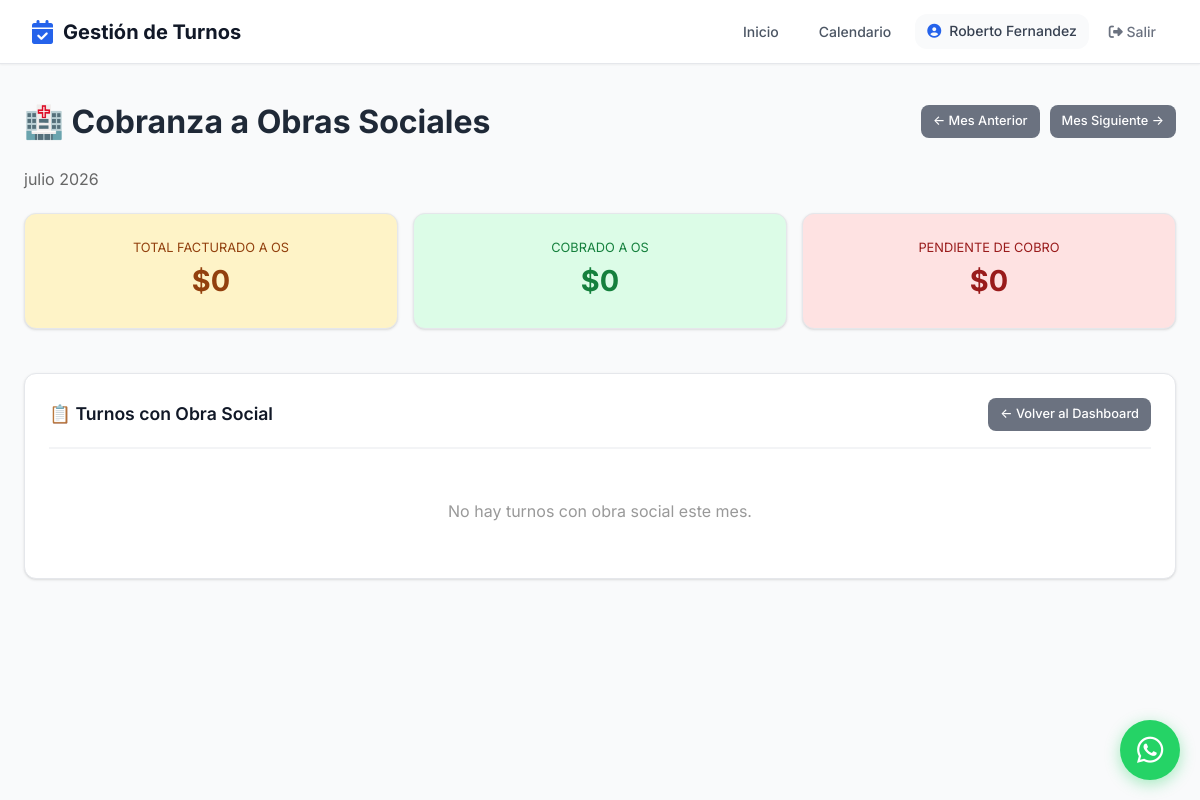
/profesional/cobranza-os/ (signed in), run on an earlier commit of the app's database.
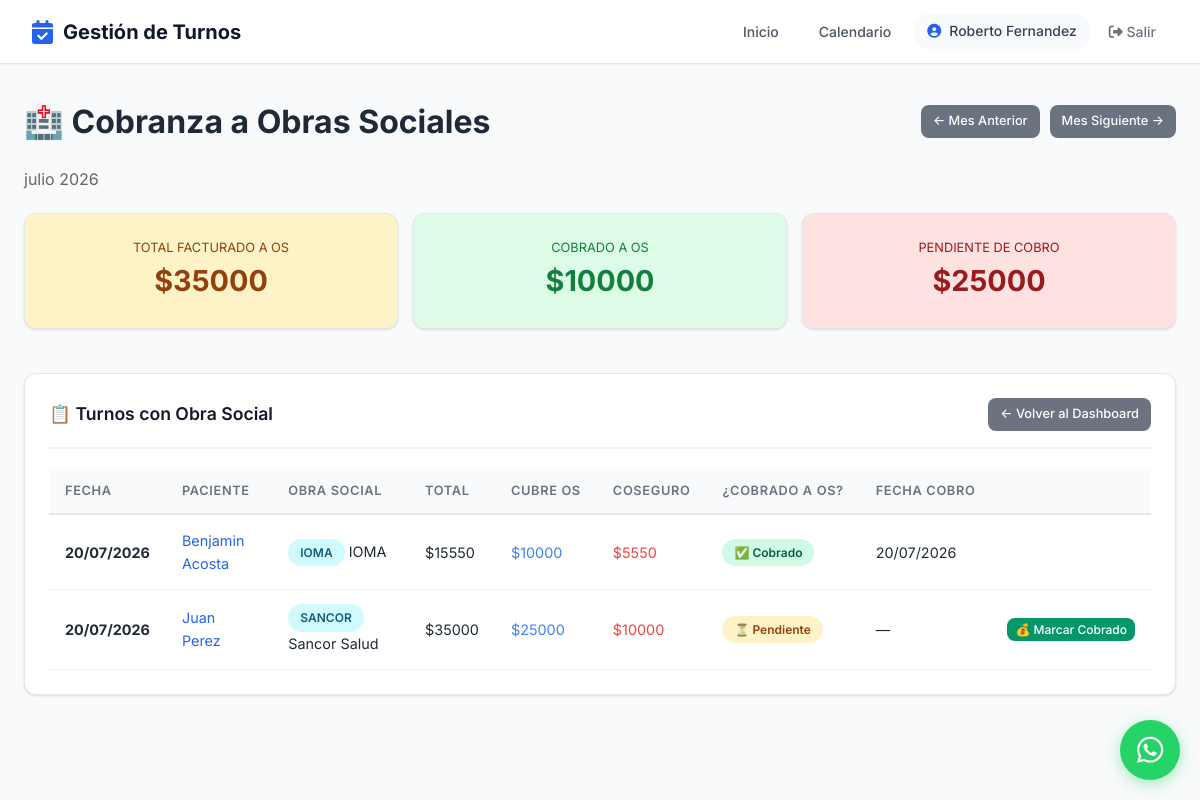
And on a later commit of the database.
### usuarios/models.py (models this page shows, shortened)
class Usuario(AbstractUser):
    ROLES = [
        ('admin', 'Administrador'),
        ('profesional', 'Profesional'),
        ('secretaria', 'Secretaría'),
        ('paciente', 'Paciente'),
    ]
    rol = models.CharField(max_length=20, choices=ROLES, default='paciente')
    telefono = models.CharField(max_length=20, blank=True)
    establecimiento = models.ForeignKey(
    'establecimientos.Establecimiento',
    on_delete=models.SET_NULL,
    null=True,
    blank=True,
    verbose_name='Establecimiento'
)
    class Meta:
        verbose_name = 'Usuario'
        verbose_name_plural = 'Usuarios'

### turnos_profesionales/models.py (models this page shows, shortened)
class TurnoProfesional(ModeloBase):
    ESTADOS = [
        ('pendiente', 'Pendiente'),
        ('confirmado', 'Confirmado'),
        ('cancelado', 'Cancelado'),
        ('no_asistio', 'No Asistió'),
        ('completado', 'Completado'),
        ('en_sala', 'En Sala de Espera'),
    ]
    profesional = models.ForeignKey(
        'profesionales.Profesional',
        on_delete=models.CASCADE,
        verbose_name='Profesional'
    )
    paciente = models.ForeignKey(
        'pacientes.Paciente',
        on_delete=models.CASCADE,
        verbose_name='Paciente'
    )
    fecha = models.DateField(verbose_name='Fecha')
    hora_inicio = models.TimeField(verbose_name='Hora de Inicio')
    hora_fin = models.TimeField(verbose_name='Hora de Fin')
    estado = models.CharField(
        max_length=20,
        choices=ESTADOS,
        default='pendiente',
        verbose_name='Estado'
    )
    tipo_consulta = models.CharField(
        max_length=100,
        blank=True,
        verbose_name='Tipo de Consulta'
    )
    notas_internas = models.TextField(
        blank=True,
        verbose_name='Notas Internas'
    )
    obra_social = models.ForeignKey(
        'obras_sociales.ObraSocial',
        on_delete=models.SET_NULL,
        null=True,
        blank=True,
        verbose_name='Obra Social'
    )
    requiere_autorizacion = models.BooleanField(
        default=False,
        verbose_name='Requiere Autorización'
    )
    enviar_recordatorio = models.BooleanField(
        default=True,
        verbose_name='Enviar Recordatorio'
    )
    establecimiento = models.ForeignKey(
    'establecimientos.Establecimiento',
    on_delete=models.SET_NULL,
    null=True,
    blank=True,
    verbose_name='Consultorio'
)
    es_sobreturno = models.BooleanField(
    default=False,
    verbose_name='Sobreturno'
)
    monto_total = models.DecimalField(max_digits=10, decimal_places=2, null=True, blank=True, verbose_name='Monto Total')
    monto_os = models.DecimalField(max_digits=10, decimal_places=2, null=True, blank=True, verbose_name='Cubre OS')
    monto_coseguro = models.DecimalField(
        max_digits=10,
        decimal_places=2,
        null=True,
        blank=True,
        verbose_name='Coseguro cobrado'
    )
    os_cobrado = models.BooleanField(default=False, verbose_name='¿Cobrado a la OS?')
    fecha_cobro_os = models.DateField(null=True, blank=True, verbose_name='Fecha de cobro a OS')
    google_event_id = models.CharField(max_length=200, blank=True, null=True, verbose_name='ID Evento Google')
    class Meta:
        verbose_name = 'Turno Profesional'
        verbose_name_plural = 'Turnos Profesionales'
        ordering = ['fecha', 'hora_inicio']

### pacientes/models.py (models this page shows, shortened)
class Paciente(Persona):
    GENEROS = [
        ('M', 'Masculino'),
        ('F', 'Femenino'),
        ('X', 'No binario'),
    ]
    usuario = models.OneToOneField(
        'usuarios.Usuario',
        on_delete=models.SET_NULL,
        null=True,
        blank=True,
        verbose_name='Usuario'
    )
    genero = models.CharField(max_length=1, choices=GENEROS, blank=True, verbose_name='Género')
    direccion = models.CharField(max_length=200, blank=True, verbose_name='Dirección')
    obra_social = models.ForeignKey(
        'obras_sociales.ObraSocial',
        on_delete=models.SET_NULL, null=True, blank=True,
        verbose_name='Obra Social'
    )
    numero_afiliado = models.CharField(max_length=50, blank=True, verbose_name='Número de Afiliado')
    plan_obra_social = models.ForeignKey(
        'obras_sociales.Plan',
        on_delete=models.SET_NULL, null=True, blank=True,
        verbose_name='Plan'
    )
    observaciones = models.TextField(blank=True, verbose_name='Observaciones')
    contacto_emergencia_nombre = models.CharField(max_length=100, blank=True)
    contacto_emergencia_telefono = models.CharField(max_length=20, blank=True)
    class Meta:
        verbose_name = 'Paciente'
        verbose_name_plural = 'Pacientes'
        ordering = ['apellido', 'nombre']

### obras_sociales/models.py (models this page shows, shortened)
class ObraSocial(ModeloBase):
    nombre = models.CharField(max_length=200, verbose_name='Nombre')
    sigla = models.CharField(max_length=20, verbose_name='Sigla')
    telefono = models.CharField(max_length=20, blank=True, verbose_name='Teléfono')
    email = models.EmailField(blank=True, verbose_name='Email')
    activo = models.BooleanField(default=True, verbose_name='Activo')
    class Meta:
        verbose_name = 'Obra Social'
        verbose_name_plural = 'Obras Sociales'
        ordering = ['nombre']

### turnos_profesionales/views.py (the view)
# urls.py: path('cobranza-os/', views.cobranza_os, name='cobranza_os'),
@login_required
def cobranza_os(request):
    if request.user.rol not in ['profesional', 'secretaria']:
        return redirect('home')
    if request.user.rol == 'secretaria':
        establecimiento = request.user.establecimiento
        profesional_id = request.GET.get('profesional')
        if profesional_id:
            profesional = get_object_or_404(Profesional, id=profesional_id)
        else:
            profesional = Profesional.objects.filter(establecimientos=establecimiento, activo=True).first()
    else:
        profesional = get_object_or_404(Profesional, usuario=request.user)
    hoy = date.today()
    mes_str = request.GET.get('mes', hoy.strftime('%Y-%m'))
    try:
        inicio = datetime.strptime(mes_str + '-01', '%Y-%m-%d').date()
    except:
        inicio = hoy.replace(day=1)
    fin = (inicio + timedelta(days=32)).replace(day=1) - timedelta(days=1)
    turnos = TurnoProfesional.objects.filter(
        profesional=profesional,
        fecha__range=[inicio, fin],
        estado='completado',
        monto_os__gt=0  # Solo los que tienen monto de OS
    ).order_by('-fecha')
    total_facturado = turnos.aggregate(Sum('monto_os'))['monto_os__sum'] or 0
    total_cobrado = turnos.filter(os_cobrado=True).aggregate(Sum('monto_os'))['monto_os__sum'] or 0
    total_pendiente = total_facturado - total_cobrado
    mes_anterior = (inicio - timedelta(days=1)).strftime('%Y-%m')
    mes_siguiente = (inicio + timedelta(days=32)).strftime('%Y-%m')
    return render(request, 'turnos_profesionales/cobranza_os.html', {
        'turnos': turnos,
        'inicio': inicio, 'fin': fin,
        'total_facturado': total_facturado,
        'total_cobrado': total_cobrado,
        'total_pendiente': total_pendiente,
        'mes_anterior': mes_anterior,
        'mes_siguiente': mes_siguiente,
    })

### turnos_profesionales/templates/turnos_profesionales/cobranza_os.html (shortened to what this page needs)
{% extends 'core_app/base.html' %}
{% block content %}
<div style="display: flex; justify-content: space-between; align-items: center; margin-bottom: 20px;">
    <h1>🏥 Cobranza a Obras Sociales</h1>
    <div style="display: flex; gap: 10px;">
        <a href="?mes={{ mes_anterior }}" class="btn btn-secondary btn-sm">← Mes Anterior</a>
        <a href="?mes={{ mes_siguiente }}" class="btn btn-secondary btn-sm">Mes Siguiente →</a>
    </div>
</div>
<p style="color: #666; margin-bottom: 20px;">{{ inicio|date:"F Y" }}</p>
<div style="display: grid; grid-template-columns: repeat(3, 1fr); gap: 15px; margin-bottom: 20px;">
    <div class="card" style="text-align: center; background: #fef3c7;">
        <div style="font-size: 0.8em; color: #92400e;">TOTAL FACTURADO A OS</div>
        <div style="font-size: 1.8em; font-weight: 700; color: #92400e;">${{ total_facturado|floatformat:0 }}</div>
    </div>
    <div class="card" style="text-align: center; background: #dcfce7;">
        <div style="font-size: 0.8em; color: #15803d;">COBRADO A OS</div>
        <div style="font-size: 1.8em; font-weight: 700; color: #15803d;">${{ total_cobrado|floatformat:0 }}</div>
    </div>
    <div class="card" style="text-align: center; background: #fee2e2;">
        <div style="font-size: 0.8em; color: #991b1b;">PENDIENTE DE COBRO</div>
        <div style="font-size: 1.8em; font-weight: 700; color: #991b1b;">${{ total_pendiente|floatformat:0 }}</div>
    </div>
</div>
<div class="card">
    <div class="card-header flex-between">
        <h3 class="card-title">📋 Turnos con Obra Social</h3>
        <a href="{% url 'dashboard' %}" class="btn btn-secondary btn-sm">← Volver al Dashboard</a>
    </div>
    {% if turnos %}
    <div class="table-container">
        <table>
            <thead>
                <tr>
                    <th>Fecha</th>
                    <th>Paciente</th>
                    <th>Obra Social</th>
                    <th>Total</th>
                    <th>Cubre OS</th>
                    <th>Coseguro</th>
                    <th>¿Cobrado a OS?</th>
                    <th>Fecha Cobro</th>
                    <th></th>
                </tr>
            </thead>
            <tbody>
                {% for t in turnos %}
                <tr>
                    <td><strong>{{ t.fecha|date:"d/m/Y" }}</strong></td>
                    <td>
                        <a href="{% url 'ficha_paciente' t.paciente.id %}" style="color: #2563eb; text-decoration: none;">
                            {{ t.paciente.nombre_completo }}
                        </a>
                    </td>
                    <td>
                        {% if t.paciente.obra_social %}
                            <span class="badge badge-info">{{ t.paciente.obra_social.sigla }}</span>
                            {{ t.paciente.obra_social.nombre }}
                        {% else %}—{% endif %}
                    </td>
                    <td>${{ t.monto_total|floatformat:0|default:"—" }}</td>
                    <td style="color: #3b82f6;">${{ t.monto_os|floatformat:0|default:"—" }}</td>
                    <td style="color: #ef4444;">${{ t.monto_coseguro|floatformat:0|default:"—" }}</td>
                    <td>
                        {% if t.os_cobrado %}
                            <span class="badge badge-success">✅ Cobrado</span>
                        {% else %}
                            <span class="badge badge-warning">⏳ Pendiente</span>
                        {% endif %}
                    </td>
                    <td>
                        {% if t.fecha_cobro_os %}
                            {{ t.fecha_cobro_os|date:"d/m/Y" }}
                        {% else %}—{% endif %}
                    </td>
                    <td>
                        {% if not t.os_cobrado and t.monto_os %}
                        <form method="post" action="{% url 'marcar_cobrado_os' t.id %}" style="display: inline;">
                            <button type="submit" class="btn btn-success btn-xs">💰 Marcar Cobrado</button>
                        </form>
                        {% endif %}
                    </td>
                </tr>
                {% endfor %}
            </tbody>
        </table>
    </div>
    {% else %}
    <div style="text-align: center; padding: 30px; color: #999;">
        <p>No hay turnos con obra social este mes.</p>
    </div>
    {% endif %}
</div>
{% endblock %}

### core_app/templates/core_app/base.html (shortened to what this page needs)
<!DOCTYPE html>
<html lang="es">
<head>
    <link rel="stylesheet" href="https://cdnjs.cloudflare.com/ajax/libs/font-awesome/6.4.0/css/all.min.css">
</head>
<body>
    <nav class="navbar">
        <a href="{% url 'home' %}" class="navbar-brand">
            <i class="fas fa-calendar-check"></i>
            Gestión de Turnos
        </a>
        <ul class="navbar-nav">
            <li><a href="{% url 'home' %}" class="nav-link {% if request.resolver_match.url_name == 'home' %}active{% endif %}">Inicio</a></li>
            {% if user.is_authenticated %}
                {% if user.rol == 'profesional' %}
                    <li><a href="{% url 'calendario_semanal' %}" class="nav-link">Calendario</a></li>
                {% elif user.rol == 'secretaria' %}
                    <li><a href="{% url 'panel_secretaria' %}" class="nav-link">Panel Secretaría</a></li>
                    <li><a href="{% url 'calendario_semanal' %}" class="nav-link">Calendario</a></li>
                {% endif %}
                <li>
                    <span class="nav-user">
                        <i class="fas fa-user-circle"></i>
                        {{ user.get_full_name|default:user.username }}
                    </span>
                </li>
                <li>
                    <form method="post" action="{% url 'logout' %}" style="display: inline;">
                        <button type="submit" class="btn-logout">
                            <i class="fas fa-sign-out-alt"></i> Salir
                        </button>
                    </form>
                </li>
            {% else %}
                <li><a href="{% url 'login' %}" class="btn btn-sm">Ingresar</a></li>
            {% endif %}
        </ul>
    </nav>
    <div class="container">
<a href="https://wa.me/54{{ cliente.establecimiento.telefono|cut:' '|cut:'-' }}?text=Hola,%20vengo%20de%20la%20web%20y%20quiero%20consultar%20por%20un%20turno"
   target="_blank"
   style="position: fixed; bottom: 20px; right: 20px; background-color: #25D366; color: white; width: 60px; height: 60px; border-radius: 50%; display: flex; align-items: center; justify-content: center; font-size: 30px; box-shadow: 0 4px 15px rgba(37, 211, 102, 0.4); text-decoration: none; z-index: 9999; transition: transform 0.2s;"
   onmouseover="this.style.transform='scale(1.1)'"
   onmouseout="this.style.transform='scale(1)'">
    <i class="fab fa-whatsapp"></i>
</a>
        {% block content %}{% endblock %}
    </div>
</body>
</html>

What changed in the data, as far as the page shows it:
now on this page (row edited): TurnoProfesional: fecha "20/07/2026", paciente.nombre_completo "Benjamin Acosta", paciente.obra_social.sigla "IOMA", paciente.obra_social.nombre "IOMA", monto_total "15550", monto_os "10000", monto_coseguro "5550", os_cobrado "✅ Cobrado", fecha_cobro_os "20/07/2026"
added TurnoProfesional: fecha "20/07/2026", paciente.nombre_completo "Juan Perez", paciente.obra_social.sigla "SANCOR", paciente.obra_social.nombre "Sancor Salud", monto_total "35000", monto_os "25000", monto_coseguro "10000", os_cobrado "⏳ Pendiente"
Also different on the page:
{{ total_facturado|floatformat:0 }}: "0" → "35000"
{{ total_cobrado|floatformat:0 }}: "0" → "10000"
{{ total_pendiente|floatformat:0 }}: "0" → "25000"
text no longer shown: "No hay turnos con obra social este mes."
text now shown: "FECHA PACIENTE OBRA SOCIAL TOTAL CUBRE OS COSEGURO ¿COBRADO A OS? FECHA COBRO"
